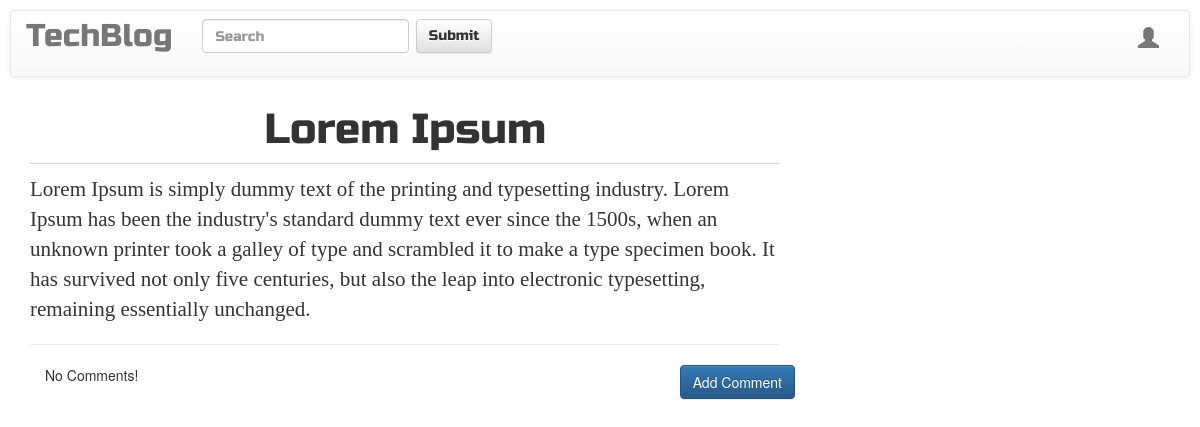
Page /post/10 on the earlier database version.
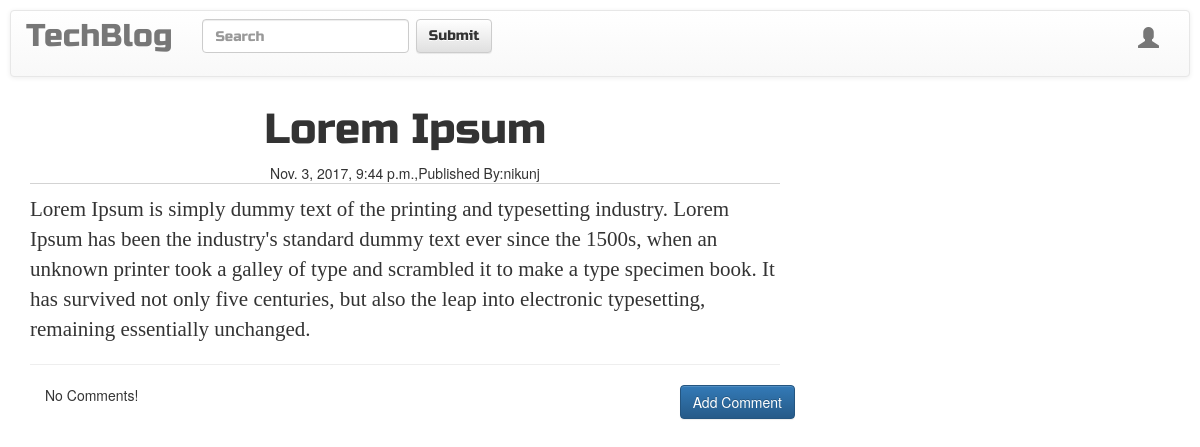
Same page on the later database version.
### blog/models.py (models this page shows, shortened)
class Post(models.Model):
    author = models.ForeignKey('auth.User',related_name='posts',on_delete=models.CASCADE)
    title = models.CharField(max_length=200)
    text = models.TextField(max_length=2000)
    create_date = models.DateTimeField(default=timezone.now)
    published_date = models.DateTimeField(blank=True,null=True)
    class Meta:
        ordering = ('create_date',)

### blog/views.py (the view)
# urls.py: url(r'^post/(?P<pk>\d+)$',views.PostDetailView.as_view(),name='post_detail'),
class PostDetailView(DetailView):
    model = Post

### blog/templates/blog/post_detail.html (shortened to what this page needs)
{% extends 'base.html' %}
{% block body_block %}
  <h1 class="posttitle">{{post.title}}</h1>
  {% if post.published_date %}
    <div class="date postdate">
      {{post.published_date}},Published By:{{post.author}}
    </div>
  {% endif %}
  <div class="postcontent">
    <p>{{post.text|safe|linebreaksbr}}</p>
  </div>
  <hr>
  <a class="btn btn-primary btn-comment" href="{% url 'add_comment_to_post' pk=post.pk %}">Add Comment</a>
  <div class="container">
  {% for comment in post.comments.all %}
    <br>
    {% if user.is_authenticated or comment.approved_comment %}
      {{comment.create_date}}
      {% if not comment.approved_comment and post.author == user %}
      <a class="btn btn-danger" href="{% url 'comment_remove' pk=comment.pk %}">
        <span class="glyphicon glyphicon-remove"></span>
      </a>
      <a class="btn btn-success" href="{% url 'comment_approve' pk=comment.pk %}">
        <span class="glyphicon glyphicon-ok"></span>
      </a>
      {% endif %}
      <p>{{comment.text|safe|linebreaksbr}}</p>
      <p>Posted By : {{ comment.author }}</p>
    {% endif%}
    {% empty %}
      <p>No Comments!</p>
  {% endfor %}
  </div>
{% endblock%}

Differences in the rows shown:
changed Post "Lorem Ipsum": published_date (not shown) → "Nov. 3, 2017, 9:44 p.m."; author (not shown) → "nikunj"
Other differences:
text now shown: ",Published By:"
